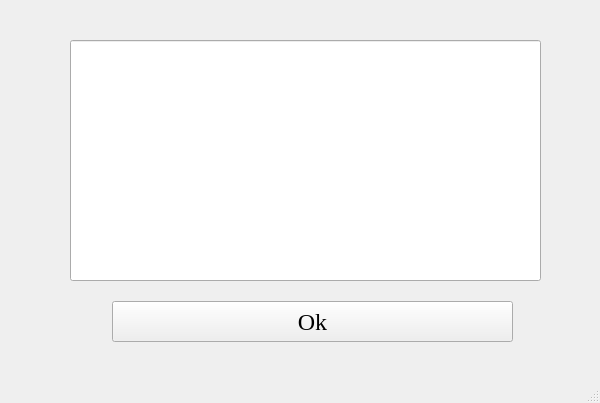
<?xml version="1.0" encoding="UTF-8"?>
<ui version="4.0">
 <class>MainWindow</class>
 <widget class="QMainWindow" name="MainWindow">
  <property name="geometry">
   <rect>
    <x>0</x>
    <y>0</y>
    <width>600</width>
    <height>403</height>
   </rect>
  </property>
  <property name="minimumSize">
   <size>
    <width>600</width>
    <height>403</height>
   </size>
  </property>
  <property name="maximumSize">
   <size>
    <width>600</width>
    <height>403</height>
   </size>
  </property>
  <property name="windowTitle">
   <string>MainWindow</string>
  </property>
  <widget class="QWidget" name="centralwidget">
   <widget class="QLineEdit" name="lineEdit">
    <property name="geometry">
     <rect>
      <x>70</x>
      <y>40</y>
      <width>471</width>
      <height>241</height>
     </rect>
    </property>
    <property name="minimumSize">
     <size>
      <width>471</width>
      <height>241</height>
     </size>
    </property>
    <property name="maximumSize">
     <size>
      <width>471</width>
      <height>241</height>
     </size>
    </property>
   </widget>
   <widget class="QPushButton" name="pushButton">
    <property name="geometry">
     <rect>
      <x>112</x>
      <y>301</y>
      <width>401</width>
      <height>41</height>
     </rect>
    </property>
    <property name="minimumSize">
     <size>
      <width>401</width>
      <height>41</height>
     </size>
    </property>
    <property name="maximumSize">
     <size>
      <width>401</width>
      <height>41</height>
     </size>
    </property>
    <property name="font">
     <font>
      <family>Times</family>
      <pointsize>18</pointsize>
     </font>
    </property>
    <property name="text">
     <string>Ok</string>
    </property>
   </widget>
  </widget>
  <widget class="QMenuBar" name="menubar">
   <property name="geometry">
    <rect>
     <x>0</x>
     <y>0</y>
     <width>600</width>
     <height>22</height>
    </rect>
   </property>
  </widget>
  <widget class="QStatusBar" name="statusbar"/>
 </widget>
 <resources/>
 <connections/>
</ui>
